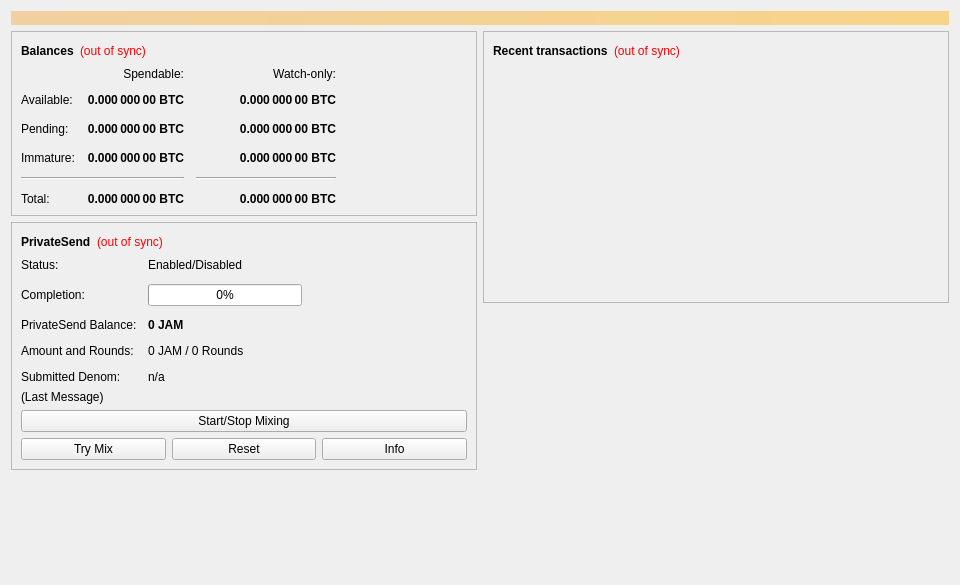
<?xml version="1.0" encoding="UTF-8"?>
<ui version="4.0">
 <class>OverviewPage</class>
 <widget class="QWidget" name="OverviewPage">
  <property name="geometry">
   <rect>
    <x>0</x>
    <y>0</y>
    <width>960</width>
    <height>585</height>
   </rect>
  </property>
  <property name="minimumSize">
   <size>
    <width>960</width>
    <height>0</height>
   </size>
  </property>
  <property name="windowTitle">
   <string>Form</string>
  </property>
  <layout class="QVBoxLayout" name="topLayout">
   <item>
    <widget class="QLabel" name="labelAlerts">
     <property name="visible">
      <bool>false</bool>
     </property>
     <property name="styleSheet">
      <string notr="true">QLabel { background-color: qlineargradient(x1: 0, y1: 0, x2: 1, y2: 0, stop:0 #F0D0A0, stop:1 #F8D488); color:#000000; }</string>
     </property>
     <property name="wordWrap">
      <bool>true</bool>
     </property>
     <property name="margin">
      <number>3</number>
     </property>
     <property name="textInteractionFlags">
      <set>Qt::TextSelectableByMouse</set>
     </property>
    </widget>
   </item>
   <item>
    <layout class="QHBoxLayout" name="horizontalLayout" stretch="1,1">
     <item>
      <layout class="QVBoxLayout" name="verticalLayout_2">
       <item>
        <widget class="QFrame" name="frame">
         <property name="frameShape">
          <enum>QFrame::StyledPanel</enum>
         </property>
         <property name="frameShadow">
          <enum>QFrame::Raised</enum>
         </property>
         <layout class="QVBoxLayout" name="verticalLayout_4">
          <item>
           <layout class="QHBoxLayout" name="horizontalLayout_4">
            <item>
             <widget class="QLabel" name="label_5">
              <property name="font">
               <font>
                <weight>75</weight>
                <bold>true</bold>
               </font>
              </property>
              <property name="text">
               <string>Balances</string>
              </property>
             </widget>
            </item>
            <item>
             <widget class="QLabel" name="labelWalletStatus">
              <property name="toolTip">
               <string>The displayed information may be out of date. Your wallet automatically synchronizes with the JamaicaCoin network after a connection is established, but this process has not completed yet.</string>
              </property>
              <property name="styleSheet">
               <string notr="true">QLabel { color: red; }</string>
              </property>
              <property name="text">
               <string notr="true">(out of sync)</string>
              </property>
              <property name="alignment">
               <set>Qt::AlignLeading|Qt::AlignLeft|Qt::AlignVCenter</set>
              </property>
             </widget>
            </item>
            <item>
             <spacer name="horizontalSpacer_3">
              <property name="orientation">
               <enum>Qt::Horizontal</enum>
              </property>
              <property name="sizeHint" stdset="0">
               <size>
                <width>40</width>
                <height>20</height>
               </size>
              </property>
             </spacer>
            </item>
           </layout>
          </item>
          <item>
           <layout class="QGridLayout" name="gridLayout">
            <property name="spacing">
             <number>12</number>
            </property>
            <item row="2" column="2">
             <widget class="QLabel" name="labelWatchPending">
              <property name="font">
               <font>
                <weight>75</weight>
                <bold>true</bold>
               </font>
              </property>
              <property name="cursor">
               <cursorShape>IBeamCursor</cursorShape>
              </property>
              <property name="toolTip">
               <string>Unconfirmed transactions to watch-only addresses</string>
              </property>
              <property name="text">
               <string notr="true">0.000 000 00 BTC</string>
              </property>
              <property name="alignment">
               <set>Qt::AlignRight|Qt::AlignTrailing|Qt::AlignVCenter</set>
              </property>
              <property name="textInteractionFlags">
               <set>Qt::LinksAccessibleByMouse|Qt::TextSelectableByKeyboard|Qt::TextSelectableByMouse</set>
              </property>
             </widget>
            </item>
            <item row="2" column="1">
             <widget class="QLabel" name="labelUnconfirmed">
              <property name="font">
               <font>
                <weight>75</weight>
                <bold>true</bold>
               </font>
              </property>
              <property name="cursor">
               <cursorShape>IBeamCursor</cursorShape>
              </property>
              <property name="toolTip">
               <string>Total of transactions that have yet to be confirmed, and do not yet count toward the spendable balance</string>
              </property>
              <property name="text">
               <string notr="true">0.000 000 00 BTC</string>
              </property>
              <property name="alignment">
               <set>Qt::AlignRight|Qt::AlignTrailing|Qt::AlignVCenter</set>
              </property>
              <property name="textInteractionFlags">
               <set>Qt::LinksAccessibleByMouse|Qt::TextSelectableByKeyboard|Qt::TextSelectableByMouse</set>
              </property>
             </widget>
            </item>
            <item row="3" column="2">
             <widget class="QLabel" name="labelWatchImmature">
              <property name="font">
               <font>
                <weight>75</weight>
                <bold>true</bold>
               </font>
              </property>
              <property name="cursor">
               <cursorShape>IBeamCursor</cursorShape>
              </property>
              <property name="toolTip">
               <string>Mined balance in watch-only addresses that has not yet matured</string>
              </property>
              <property name="text">
               <string notr="true">0.000 000 00 BTC</string>
              </property>
              <property name="alignment">
               <set>Qt::AlignRight|Qt::AlignTrailing|Qt::AlignVCenter</set>
              </property>
              <property name="textInteractionFlags">
               <set>Qt::LinksAccessibleByMouse|Qt::TextSelectableByKeyboard|Qt::TextSelectableByMouse</set>
              </property>
             </widget>
            </item>
            <item row="4" column="0" colspan="2">
             <widget class="Line" name="lineSpendableBalance">
              <property name="orientation">
               <enum>Qt::Horizontal</enum>
              </property>
             </widget>
            </item>
            <item row="4" column="2">
             <widget class="Line" name="lineWatchBalance">
              <property name="sizePolicy">
               <sizepolicy hsizetype="Preferred" vsizetype="Fixed">
                <horstretch>0</horstretch>
                <verstretch>0</verstretch>
               </sizepolicy>
              </property>
              <property name="minimumSize">
               <size>
                <width>140</width>
                <height>0</height>
               </size>
              </property>
              <property name="orientation">
               <enum>Qt::Horizontal</enum>
              </property>
             </widget>
            </item>
            <item row="5" column="0">
             <widget class="QLabel" name="labelTotalText">
              <property name="text">
               <string>Total:</string>
              </property>
             </widget>
            </item>
            <item row="3" column="1">
             <widget class="QLabel" name="labelImmature">
              <property name="font">
               <font>
                <weight>75</weight>
                <bold>true</bold>
               </font>
              </property>
              <property name="cursor">
               <cursorShape>IBeamCursor</cursorShape>
              </property>
              <property name="toolTip">
               <string>Mined balance that has not yet matured</string>
              </property>
              <property name="text">
               <string notr="true">0.000 000 00 BTC</string>
              </property>
              <property name="alignment">
               <set>Qt::AlignRight|Qt::AlignTrailing|Qt::AlignVCenter</set>
              </property>
              <property name="textInteractionFlags">
               <set>Qt::LinksAccessibleByMouse|Qt::TextSelectableByKeyboard|Qt::TextSelectableByMouse</set>
              </property>
             </widget>
            </item>
            <item row="2" column="3">
             <spacer name="horizontalSpacer_2">
              <property name="orientation">
               <enum>Qt::Horizontal</enum>
              </property>
              <property name="sizeHint" stdset="0">
               <size>
                <width>40</width>
                <height>20</height>
               </size>
              </property>
             </spacer>
            </item>
            <item row="3" column="0">
             <widget class="QLabel" name="labelImmatureText">
              <property name="text">
               <string>Immature:</string>
              </property>
             </widget>
            </item>
            <item row="5" column="1">
             <widget class="QLabel" name="labelTotal">
              <property name="font">
               <font>
                <weight>75</weight>
                <bold>true</bold>
               </font>
              </property>
              <property name="cursor">
               <cursorShape>IBeamCursor</cursorShape>
              </property>
              <property name="toolTip">
               <string>Your current total balance</string>
              </property>
              <property name="text">
               <string notr="true">0.000 000 00 BTC</string>
              </property>
              <property name="alignment">
               <set>Qt::AlignRight|Qt::AlignTrailing|Qt::AlignVCenter</set>
              </property>
              <property name="textInteractionFlags">
               <set>Qt::LinksAccessibleByMouse|Qt::TextSelectableByKeyboard|Qt::TextSelectableByMouse</set>
              </property>
             </widget>
            </item>
            <item row="5" column="2">
             <widget class="QLabel" name="labelWatchTotal">
              <property name="font">
               <font>
                <weight>75</weight>
                <bold>true</bold>
               </font>
              </property>
              <property name="cursor">
               <cursorShape>IBeamCursor</cursorShape>
              </property>
              <property name="toolTip">
               <string>Current total balance in watch-only addresses</string>
              </property>
              <property name="text">
               <string notr="true">0.000 000 00 BTC</string>
              </property>
              <property name="alignment">
               <set>Qt::AlignRight|Qt::AlignTrailing|Qt::AlignVCenter</set>
              </property>
              <property name="textInteractionFlags">
               <set>Qt::LinksAccessibleByMouse|Qt::TextSelectableByKeyboard|Qt::TextSelectableByMouse</set>
              </property>
             </widget>
            </item>
            <item row="0" column="2">
             <widget class="QLabel" name="labelWatchonly">
              <property name="text">
               <string>Watch-only:</string>
              </property>
              <property name="alignment">
               <set>Qt::AlignRight|Qt::AlignTrailing|Qt::AlignVCenter</set>
              </property>
             </widget>
            </item>
            <item row="1" column="0">
             <widget class="QLabel" name="labelBalanceText">
              <property name="text">
               <string>Available:</string>
              </property>
             </widget>
            </item>
            <item row="1" column="1">
             <widget class="QLabel" name="labelBalance">
              <property name="font">
               <font>
                <weight>75</weight>
                <bold>true</bold>
               </font>
              </property>
              <property name="cursor">
               <cursorShape>IBeamCursor</cursorShape>
              </property>
              <property name="toolTip">
               <string>Your current spendable balance</string>
              </property>
              <property name="text">
               <string notr="true">0.000 000 00 BTC</string>
              </property>
              <property name="alignment">
               <set>Qt::AlignRight|Qt::AlignTrailing|Qt::AlignVCenter</set>
              </property>
              <property name="textInteractionFlags">
               <set>Qt::LinksAccessibleByMouse|Qt::TextSelectableByKeyboard|Qt::TextSelectableByMouse</set>
              </property>
             </widget>
            </item>
            <item row="1" column="2">
             <widget class="QLabel" name="labelWatchAvailable">
              <property name="font">
               <font>
                <weight>75</weight>
                <bold>true</bold>
               </font>
              </property>
              <property name="cursor">
               <cursorShape>IBeamCursor</cursorShape>
              </property>
              <property name="toolTip">
               <string>Your current balance in watch-only addresses</string>
              </property>
              <property name="text">
               <string notr="true">0.000 000 00 BTC</string>
              </property>
              <property name="alignment">
               <set>Qt::AlignRight|Qt::AlignTrailing|Qt::AlignVCenter</set>
              </property>
              <property name="textInteractionFlags">
               <set>Qt::LinksAccessibleByMouse|Qt::TextSelectableByKeyboard|Qt::TextSelectableByMouse</set>
              </property>
             </widget>
            </item>
            <item row="2" column="0">
             <widget class="QLabel" name="labelPendingText">
              <property name="text">
               <string>Pending:</string>
              </property>
             </widget>
            </item>
            <item row="0" column="1">
             <widget class="QLabel" name="labelSpendable">
              <property name="text">
               <string>Spendable:</string>
              </property>
              <property name="alignment">
               <set>Qt::AlignRight|Qt::AlignTrailing|Qt::AlignVCenter</set>
              </property>
             </widget>
            </item>
           </layout>
          </item>
         </layout>
        </widget>
       </item>
       <item>
        <widget class="QFrame" name="framePrivateSend">
         <property name="layoutDirection">
          <enum>Qt::LeftToRight</enum>
         </property>
         <property name="frameShape">
          <enum>QFrame::StyledPanel</enum>
         </property>
         <property name="frameShadow">
          <enum>QFrame::Raised</enum>
         </property>
         <layout class="QVBoxLayout" name="VerticalLayout_PS1">
          <item>
           <layout class="QHBoxLayout" name="horizontalLayout_5">
            <item>
             <widget class="QLabel" name="labelPrivateSendHeader">
              <property name="font">
               <font>
                <weight>75</weight>
                <bold>true</bold>
               </font>
              </property>
              <property name="text">
               <string>PrivateSend</string>
              </property>
             </widget>
            </item>
            <item>
             <widget class="QLabel" name="labelPrivateSendSyncStatus">
              <property name="toolTip">
               <string>The displayed information may be out of date. Your wallet automatically synchronizes with the JamaicaCoin network after a connection is established, but this process has not completed yet.</string>
              </property>
              <property name="styleSheet">
               <string notr="true">QLabel { color: red; }</string>
              </property>
              <property name="text">
               <string notr="true">(out of sync)</string>
              </property>
              <property name="alignment">
               <set>Qt::AlignLeading|Qt::AlignLeft|Qt::AlignVCenter</set>
              </property>
             </widget>
            </item>
            <item>
             <spacer name="horizontalSpacer_4">
              <property name="orientation">
               <enum>Qt::Horizontal</enum>
              </property>
              <property name="sizeHint" stdset="0">
               <size>
                <width>40</width>
                <height>20</height>
               </size>
              </property>
             </spacer>
            </item>
           </layout>
          </item>
          <item>
           <layout class="QFormLayout" name="privateSendFormLayout">
            <property name="fieldGrowthPolicy">
             <enum>QFormLayout::AllNonFixedFieldsGrow</enum>
            </property>
            <property name="horizontalSpacing">
             <number>11</number>
            </property>
            <property name="verticalSpacing">
             <number>12</number>
            </property>
            <item row="0" column="0">
             <widget class="QLabel" name="labelPrivateSendEnabledText">
              <property name="text">
               <string>Status:</string>
              </property>
             </widget>
            </item>
            <item row="0" column="1">
             <widget class="QLabel" name="labelPrivateSendEnabled">
              <property name="text">
               <string>Enabled/Disabled</string>
              </property>
             </widget>
            </item>
            <item row="1" column="0">
             <widget class="QLabel" name="labelCompletitionText">
              <property name="text">
               <string>Completion:</string>
              </property>
             </widget>
            </item>
            <item row="1" column="1">
             <widget class="QProgressBar" name="privateSendProgress">
              <property name="maximumSize">
               <size>
                <width>154</width>
                <height>16777215</height>
               </size>
              </property>
              <property name="value">
               <number>0</number>
              </property>
             </widget>
            </item>
            <item row="2" column="0">
             <widget class="QLabel" name="labelAnonymizedText">
              <property name="text">
               <string>PrivateSend Balance:</string>
              </property>
             </widget>
            </item>
            <item row="2" column="1">
             <widget class="QLabel" name="labelAnonymized">
              <property name="font">
               <font>
                <weight>75</weight>
                <bold>true</bold>
               </font>
              </property>
              <property name="text">
               <string notr="true">0 JAM</string>
              </property>
             </widget>
            </item>
            <item row="3" column="0">
             <widget class="QLabel" name="labelAmountAndRoundsText">
              <property name="text">
               <string>Amount and Rounds:</string>
              </property>
             </widget>
            </item>
            <item row="3" column="1">
             <widget class="QLabel" name="labelAmountRounds">
              <property name="text">
               <string>0 JAM / 0 Rounds</string>
              </property>
             </widget>
            </item>
            <item row="4" column="0">
             <widget class="QLabel" name="labelSubmittedDenomText">
              <property name="text">
               <string>Submitted Denom:</string>
              </property>
             </widget>
            </item>
            <item row="4" column="1">
             <widget class="QLabel" name="labelSubmittedDenom">
              <property name="toolTip">
               <string>The denominations you submitted to the Masternode.&lt;br&gt;To mix, other users must submit the exact same denominations.</string>
              </property>
              <property name="text">
               <string>n/a</string>
              </property>
             </widget>
            </item>
           </layout>
          </item>
          <item>
           <layout class="QVBoxLayout" name="VerticalLayout_PS">
            <item>
             <widget class="QLabel" name="labelPrivateSendLastMessage">
              <property name="text">
               <string>(Last Message)</string>
              </property>
              <property name="alignment">
               <set>Qt::AlignLeading|Qt::AlignLeft|Qt::AlignTop</set>
              </property>
              <property name="wordWrap">
               <bool>true</bool>
              </property>
             </widget>
            </item>
            <item>
             <widget class="QPushButton" name="togglePrivateSend">
              <property name="sizePolicy">
               <sizepolicy hsizetype="MinimumExpanding" vsizetype="Fixed">
                <horstretch>0</horstretch>
                <verstretch>0</verstretch>
               </sizepolicy>
              </property>
              <property name="text">
               <string>Start/Stop Mixing</string>
              </property>
             </widget>
            </item>
            <item>
             <layout class="QHBoxLayout" name="horizontalLayout_debugbuttons">
              <item>
               <widget class="QPushButton" name="privateSendAuto">
                <property name="sizePolicy">
                 <sizepolicy hsizetype="MinimumExpanding" vsizetype="Fixed">
                  <horstretch>0</horstretch>
                  <verstretch>0</verstretch>
                 </sizepolicy>
                </property>
                <property name="toolTip">
                 <string>Try to manually submit a PrivateSend request.</string>
                </property>
                <property name="text">
                 <string>Try Mix</string>
                </property>
               </widget>
              </item>
              <item>
               <widget class="QPushButton" name="privateSendReset">
                <property name="sizePolicy">
                 <sizepolicy hsizetype="MinimumExpanding" vsizetype="Fixed">
                  <horstretch>0</horstretch>
                  <verstretch>0</verstretch>
                 </sizepolicy>
                </property>
                <property name="toolTip">
                 <string>Reset the current status of PrivateSend (can interrupt PrivateSend if it's in the process of Mixing, which can cost you money!)</string>
                </property>
                <property name="autoFillBackground">
                 <bool>false</bool>
                </property>
                <property name="text">
                 <string>Reset</string>
                </property>
               </widget>
              </item>
              <item>
               <widget class="QPushButton" name="privateSendInfo">
                <property name="sizePolicy">
                 <sizepolicy hsizetype="MinimumExpanding" vsizetype="Fixed">
                  <horstretch>0</horstretch>
                  <verstretch>0</verstretch>
                 </sizepolicy>
                </property>
                <property name="toolTip">
                 <string>Information about PrivateSend and Mixing</string>
                </property>
                <property name="text">
                 <string>Info</string>
                </property>
               </widget>
              </item>
             </layout>
            </item>
           </layout>
          </item>
         </layout>
        </widget>
       </item>
       <item>
        <spacer name="verticalSpacer">
         <property name="orientation">
          <enum>Qt::Vertical</enum>
         </property>
         <property name="sizeHint" stdset="0">
          <size>
           <width>20</width>
           <height>40</height>
          </size>
         </property>
        </spacer>
       </item>
      </layout>
     </item>
     <item>
      <layout class="QVBoxLayout" name="verticalLayout_3">
       <item>
        <widget class="QFrame" name="frame_2">
         <property name="frameShape">
          <enum>QFrame::StyledPanel</enum>
         </property>
         <property name="frameShadow">
          <enum>QFrame::Raised</enum>
         </property>
         <layout class="QVBoxLayout" name="verticalLayout">
          <item>
           <layout class="QHBoxLayout" name="horizontalLayout_2">
            <item>
             <widget class="QLabel" name="label_4">
              <property name="font">
               <font>
                <weight>75</weight>
                <bold>true</bold>
               </font>
              </property>
              <property name="text">
               <string>Recent transactions</string>
              </property>
             </widget>
            </item>
            <item>
             <widget class="QLabel" name="labelTransactionsStatus">
              <property name="toolTip">
               <string>The displayed information may be out of date. Your wallet automatically synchronizes with the JamaicaCoin network after a connection is established, but this process has not completed yet.</string>
              </property>
              <property name="styleSheet">
               <string notr="true">QLabel { color: red; }</string>
              </property>
              <property name="text">
               <string notr="true">(out of sync)</string>
              </property>
              <property name="alignment">
               <set>Qt::AlignLeading|Qt::AlignLeft|Qt::AlignVCenter</set>
              </property>
             </widget>
            </item>
            <item>
             <spacer name="horizontalSpacer">
              <property name="orientation">
               <enum>Qt::Horizontal</enum>
              </property>
              <property name="sizeHint" stdset="0">
               <size>
                <width>40</width>
                <height>20</height>
               </size>
              </property>
             </spacer>
            </item>
           </layout>
          </item>
          <item>
           <widget class="QListView" name="listTransactions">
            <property name="styleSheet">
             <string notr="true">QListView { background: transparent; }</string>
            </property>
            <property name="frameShape">
             <enum>QFrame::NoFrame</enum>
            </property>
            <property name="verticalScrollBarPolicy">
             <enum>Qt::ScrollBarAlwaysOff</enum>
            </property>
            <property name="horizontalScrollBarPolicy">
             <enum>Qt::ScrollBarAlwaysOff</enum>
            </property>
            <property name="selectionMode">
             <enum>QAbstractItemView::NoSelection</enum>
            </property>
           </widget>
          </item>
         </layout>
        </widget>
       </item>
       <item>
        <spacer name="verticalSpacer_2">
         <property name="orientation">
          <enum>Qt::Vertical</enum>
         </property>
         <property name="sizeHint" stdset="0">
          <size>
           <width>20</width>
           <height>40</height>
          </size>
         </property>
        </spacer>
       </item>
      </layout>
     </item>
    </layout>
   </item>
  </layout>
 </widget>
 <resources/>
 <connections/>
</ui>
